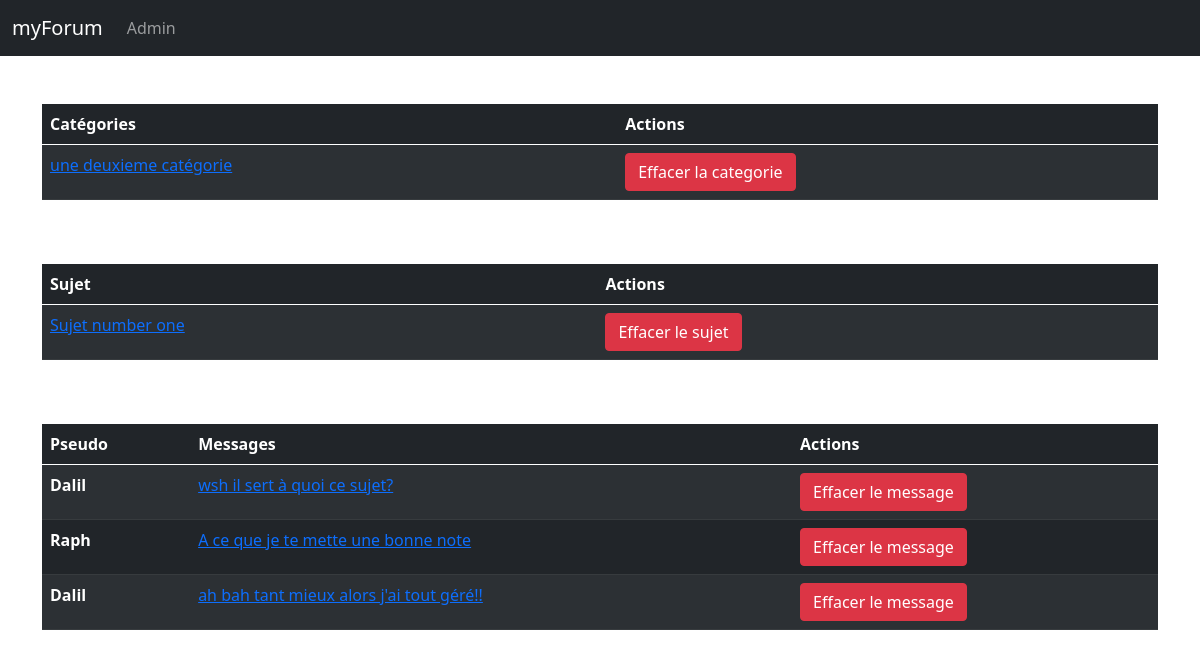
Page /?page=admin on the committed database.
### tables this page shows
CREATE TABLE IF NOT EXISTS `categories` (
  `title` varchar(256) NOT NULL,
  `id` int NOT NULL AUTO_INCREMENT,
  PRIMARY KEY (`id`)
);

CREATE TABLE IF NOT EXISTS `subject` (
  `subjectId` int NOT NULL AUTO_INCREMENT,
  `subjectName` varchar(256) NOT NULL,
  `subjectContent` text NOT NULL,
  `catid` int NOT NULL,
  PRIMARY KEY (`subjectId`),
  KEY `categoryId` (`catid`)
);

CREATE TABLE IF NOT EXISTS `messagechat` (
  `messageId` int NOT NULL AUTO_INCREMENT,
  `messageUser` text NOT NULL,
  `messageContent` text NOT NULL,
  `subid` int NOT NULL,
  KEY `messageId` (`messageId`),
  KEY `subid` (`subid`)
);

### pages/admin.content.php (the view)
<?php
 $database = require_once dirname(__FILE__) . '/../utils/database.utils.php';
 $query = $database->prepare('SELECT * FROM `subject`');
 $query->execute();
 $data = $database->prepare('SELECT * FROM `categories`');
 $data->execute();
 $chat = $database->prepare('SELECT * FROM `messagechat`');
 $chat->execute();
 ?>
<div class="container my-5">
    <div class="row">
        <div class="col">
            <table class="table table-dark table-striped">
                <thead>
                <tr>
                    <th scope="col">Catégories</th>
                    <th scope="col">Actions</th>
                </tr>
                </thead>
                <tbody>
                <?php while (($list = $data->fetch())) { ?>
                    <tr>
                        <td><a href="/?page=read-category&catid=<?php echo $list['id']; ?>"><?php echo $list['title']; ?></a></td>
                        <td>
                            <a href="/?page=delete-category&catid=<?php echo $list['id']; ?>" class="btn btn-danger">Effacer la categorie</a>
                        </td>
                    </tr>
                <?php } ?>
                </tbody>
            </table>
        </div>
    </div>
</div>
 <div class="container my-5">
     <div class="row">
         <div class="col">
             <table class="table table-dark table-striped">
                 <thead>
                   <tr>
                       <th scope="col">Sujet</th>
                       <th scope="col">Actions</th>
                   </tr>
                 </thead>
                 <tbody>
                 <?php while (($row = $query->fetch())) { ?>
                     <tr>
                         <td><a href="/?page=read-subject&id=<?php echo $row['subjectId']; ?>&subid=<?php echo $row['subjectId']; ?>"><?php echo $row['subjectName']; ?></a></td>
                         <td>
                             <a href="/?page=delete-subject&id=<?php echo $row['subjectId']; ?>" class="btn btn-danger">Effacer le sujet</a>
                         </td>
                     </tr>
                 <?php } ?>
                 </tbody>
             </table>
         </div>
     </div>
 </div>
<div class="container my-5">
    <div class="row">
        <div class="col">
            <table class="table table-dark table-striped">
                <thead>
                  <tr>
                      <th scope="col"> Pseudo</th>
                      <th scope="col">Messages</th>
                      <th scope="col">Actions</th>
                  </tr>
                </thead>
                <tbody>
                <?php while (($msg = $chat->fetch())) { ?>
                    <tr>
                        <th scope="row"><?php echo $msg['messageUser']; ?></th>
                        <td><a href="/?page=read-subject&id=<?php echo $msg['subid']; ?>&subid=<?php echo $msg['subid']; ?>"><?php echo $msg['messageContent']; ?></a></td>
                        <td>
                            <a href="/?page=delete-message&id=<?php echo $msg['subid']; ?>" class="btn btn-danger">Effacer le message</a>
                        </td>
                    </tr>
                <?php } ?>
                </tbody>
            </table>
        </div>
    </div>
</div>

### includes/top.inc.php (shortened to what this page needs)
<!DOCTYPE html>
<html lang="en">
<head>
    <link href="https://cdn.jsdelivr.net/npm/bootstrap@5.0.0-beta2/dist/css/bootstrap.min.css" rel="stylesheet">
</head>
<body>
<?php require dirname(__FILE__) . '/header.inc.php'; ?>

### includes/header.inc.php (shortened to what this page needs)
<header>
    <nav class="navbar navbar-expand-lg navbar-dark bg-dark">
        <div class="container-fluid">
            <a class="navbar-brand" href="/?page=home">myForum</a>
            <div class="collapse navbar-collapse" id="navbarSupportedContent">
                <ul class="navbar-nav me-auto mb-2 mb-lg-0">
                    <li class="nav-item">
                        <a class="nav-link" href="/?page=admin">Admin</a>
                    </li>
                </ul>
            </div>
        </div>
    </nav>
</header>

### index.php (shortened to what this page needs)
<?php
  require_once dirname(__FILE__) . '/includes/top.inc.php';
  if (isset($_GET['page'])) {
      $pageFilename = dirname(__FILE__) . '/pages/' . $_GET['page'] . '.content.php';
      if (file_exists($pageFilename)) {
          require_once $pageFilename;
      } else {
          require_once dirname(__FILE__) . '/pages/404.content.php';
      }
  } else {
      require_once dirname(__FILE__) . '/pages/home.content.php';
}

### rows in the picture
categories: title "une deuxieme catégorie"
subject: subjectName "Sujet number one"
messagechat: messageUser "Dalil", messageContent "wsh il sert à quoi ce sujet?"
messagechat: messageUser "Raph", messageContent "A ce que je te mette une bonne note"
messagechat: messageUser "Dalil", messageContent "ah bah tant mieux alors j'ai tout géré!!"
